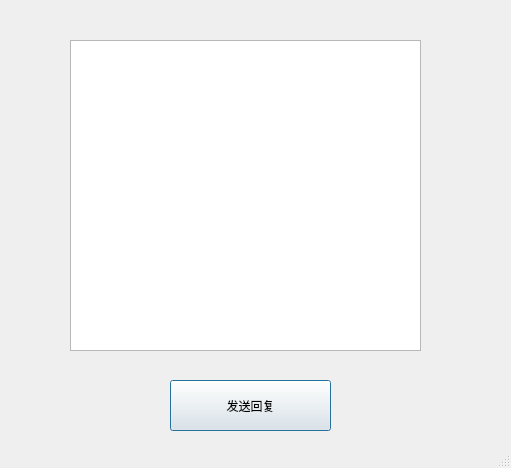
<?xml version="1.0" encoding="UTF-8"?>
<ui version="4.0">
 <class>Dialog</class>
 <widget class="QDialog" name="Dialog">
  <property name="geometry">
   <rect>
    <x>0</x>
    <y>0</y>
    <width>511</width>
    <height>468</height>
   </rect>
  </property>
  <property name="windowTitle">
   <string>回复知乎答案</string>
  </property>
  <property name="sizeGripEnabled">
   <bool>true</bool>
  </property>
  <widget class="QTextEdit" name="zhihu_textEdit">
   <property name="geometry">
    <rect>
     <x>70</x>
     <y>40</y>
     <width>351</width>
     <height>311</height>
    </rect>
   </property>
  </widget>
  <widget class="QPushButton" name="pushButton">
   <property name="geometry">
    <rect>
     <x>170</x>
     <y>380</y>
     <width>161</width>
     <height>51</height>
    </rect>
   </property>
   <property name="text">
    <string>发送回复</string>
   </property>
  </widget>
 </widget>
 <resources/>
 <connections/>
</ui>
